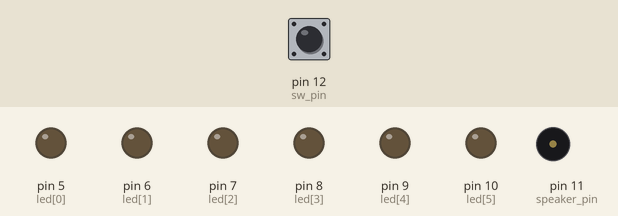
Bench run of a sketch on a simulated Arduino Uno, built with avr-gcc and run on an emulated ATmega328P. On the bench: output pins drawn as LEDs (lit = HIGH), buzzer (waves = sounding). Dashed ring = blinking. Inputs (shaded band) come from the test bench; at power-on: pin 12 (sw_pin) HIGH.

Above: at 1.2 s.
1.3 s: pin 12 (sw_pin) pulled LOW for 0.15 s
At 2.6 s:
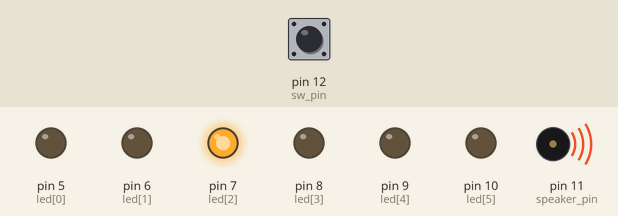
4.3 s: pin 12 (sw_pin) pulled LOW for 1 s
At 7.8 s:
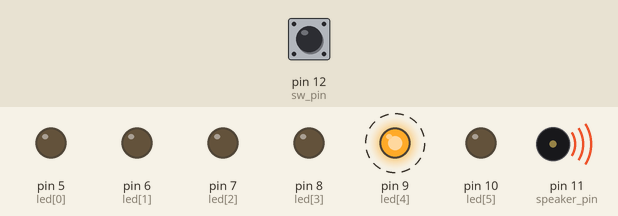
8.3 s: pin 12 (sw_pin) pulled LOW for 3.2 s
At 10.0 s:
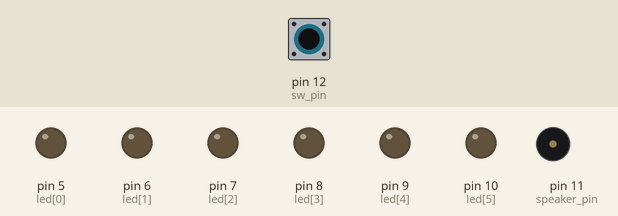
Timing chart, 0 to 11.5 s (numbered marks = the images above; inputs shaded):
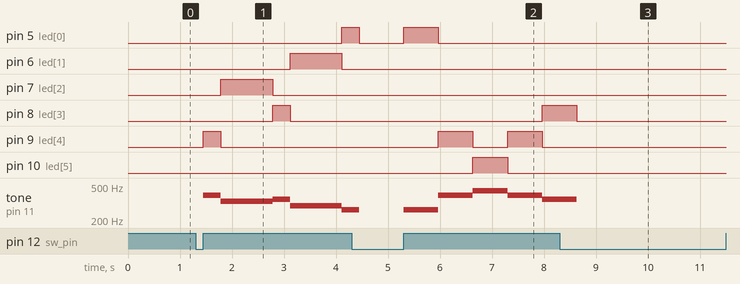

The sketch:

P32-1_music_box_Little_Bee_Little_Star.ino
```cpp
/*
*P32-1
*設計Arduino 程式，使用1 個TACK 按鍵開關SW，控制播放兩首鋼琴入門音樂—小
*蜜蜂（Little Bee及小星星（Little Star，同時使用LED 顯示播放的音符。
*/

const int led[] = {5, 6, 7, 8, 9, 10}; //define LED pins

const int sw_pin = 12; //switch pin
const int speaker_pin = 11;
const char toneName[] = "CDEFGA";
const int tones[] = {262, 294, 330, 349, 392, 440};
                   //c    d    e    f    g    a

char starTone[] = "CCGGAAGFFEEDDCGGFFEEDGGFFEEDCCGGAAGFFEEDDC";
//                                                     |       |        |       |         |      |         |      |         |       |        |
uint8_t starBeat[] = {1,1,1,1,1,1,2,1,1,1,1,1,1,2,1,1,1,1,1,1,2,1,1,1,1,1,1,2,1,1,1,1,1,1,2,1,1,1,1,1,1,2};
char beeTone[] = "GEEFDDCDEFGGGGEEFDDCEGGEDDDDDEFEEEEEFGGEEFDDCEGGC";
//                                                                         |                           |                |                 |
uint8_t beeBeat[] = {1,1,2,1,1,2,1,1,1,1,1,1,2,1,1,2,1,1,2,1,1,1,1,2,1,1,1,1,1,1,2,1,1,1,1,1,1,2,1,1,2,1,1,2,1,1,1,1,2};

int music_index = 0; //0=mute(default), 1=Little Bee,2=Little Star

int remain_beats = 0;
int beats_num = 0;

unsigned long tempo = 180; //beats per minute

void setup()
{
	pinMode(sw_pin, INPUT_PULLUP);
	pinMode(speaker_pin, OUTPUT);
	for(int i=0;i<6;i++) pinMode(led[i], OUTPUT);
}

void loop()
{
	if(digitalRead(sw_pin)==0)
	{
		delay(20); //debounce
		while(digitalRead(sw_pin)==0);
		music_index++;
		if(music_index > 2) music_index = 0;

		set_music(music_index);
	}

	if(remain_beats > 0)
	{
		switch(music_index)
		{
			case 1:

				playTone(beeTone[beats_num], beeBeat[beats_num]);
				beats_num++;
				remain_beats--;
			break;
			case 2:
				playTone(starTone[beats_num], starBeat[beats_num]);
				beats_num++;
				remain_beats--;
			break;
		}
	}
	else
	{
		set_music(music_index);
	}
}

void set_music(int index)
{
	beats_num = -1;
	switch(index)
		{
			default:
				remain_beats = 0;
			break;
			case 0:
				remain_beats = 0;
			break;
			case 1:
				remain_beats = sizeof(beeTone);
			break;
			case 2:
				remain_beats = sizeof(starTone);
			break;
		}
}

void playTone(char toneNo, uint8_t beatNo)
{
	unsigned long duration=beatNo*60000/tempo;
	for(int j=0;j<=6;j++)
	{
		if(toneNo == toneName[j])
		{
			tone(speaker_pin, tones[j]);
			digitalWrite(led[j], HIGH);
			delay(duration);
		}
		noTone(speaker_pin);
		digitalWrite(led[j], LOW);
	}
}
```

Measured:
- after the input at 1.3 s, pin 5 (led[0]): LOW → HIGH after 2.8 s; pin 6 (led[1]): LOW → HIGH after 1.8 s, → LOW 1.0 s later; pin 7 (led[2]): LOW → HIGH after 0.48 s, → LOW 1.0 s later; pin 8 (led[3]): LOW → HIGH after 1.5 s, → LOW 0.33 s later; pin 9 (led[4]): LOW → HIGH after 0.15 s, → LOW 0.33 s later
- after the input at 4.3 s, pin 6 (led[1]): stays LOW (without the input it goes to HIGH after 0.15 s); pin 7 (led[2]): stays LOW (without the input it goes to HIGH after 0.48 s); pin 10 (led[5]): LOW → HIGH after 2.3 s, → LOW 0.67 s later
- after the input at 8.3 s, pin 5 (led[0]), pin 6 (led[1]), pin 7 (led[2]), pin 9 (led[4]): stops changing and stays LOW; pin 8 (led[3]): goes on until 8.6 s, then stays LOW; pin 10 (led[5]): stays LOW (without the input it goes to HIGH after 9.0 s)
